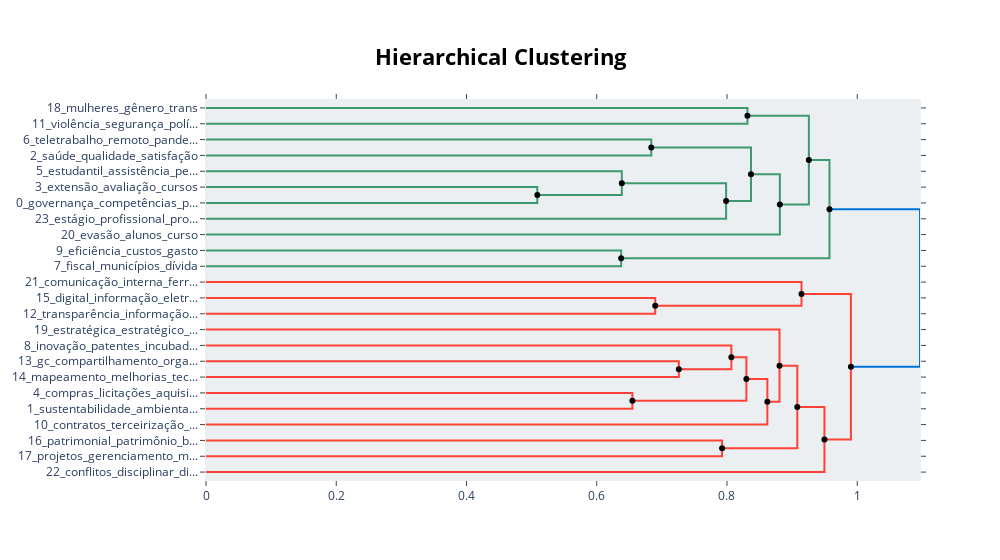

The notebook cell this image was saved under:
### Code cell
hierarchical_visualization

### Figure 1 — Plotly figure (JSON) as saved in the notebook; plotly's stock layout.template omitted (floating-point values rounded to 4 significant figures)
{"data": [{"hoverinfo": "text", "marker": {"color": "rgb(61,153,112)"}, "mode": "lines", "text": ["mulheres_gênero_trans_representação_heteroidentificação", "", "", "violência_segurança_polícia_homicídios_policiais"], "type": "scatter", "x": [0.0, 0.8314, 0.8314, 0.0], "xaxis": "x", "y": [-5.0, -5.0, -15.0, -15.0], "yaxis": "y"}, {"hoverinfo": "text", "marker": {"color": "rgb(61,153,112)"}, "mode": "lines", "text": ["teletrabalho_remoto_pandemia_produtividade_modalidade", "", "", "saúde_qualidade_satisfação_vida_comprometimento"], "type": "scatter", "x": [0.0, 0.6837, 0.6837, 0.0], "xaxis": "x", "y": [-25.0, -25.0, -35.0, -35.0], "yaxis": "y"}, {"hoverinfo": "text", "marker": {"color": "rgb(61,153,112)"}, "mode": "lines", "text": ["extensão_avaliação_cursos_escolar_programa", "", "", "governança_competências_pessoas_capacitação_profissional"], "type": "scatter", "x": [0.0, 0.5087, 0.5087, 0.0], "xaxis": "x", "y": [-55.0, -55.0, -65.0, -65.0], "yaxis": "y"}, {"hoverinfo": "text", "marker": {"color": "rgb(61,153,112)"}, "mode": "lines", "text": ["estudantil_assistência_permanência_programa_pnaes", "", "", "governança_competências_avaliação_pessoas_extensão"], "type": "scatter", "x": [0.0, 0.6385, 0.6385, 0.5087], "xaxis": "x", "y": [-45.0, -45.0, -60.0, -60.0], "yaxis": "y"}, {"hoverinfo": "text", "marker": {"color": "rgb(61,153,112)"}, "mode": "lines", "text": ["competências_governança_avaliação_programa_pessoas", "", "", "estágio_profissional_programas_integração_profiap"], "type": "scatter", "x": [0.6385, 0.7986, 0.7986, 0.0], "xaxis": "x", "y": [-52.5, -52.5, -75.0, -75.0], "yaxis": "y"}, {"hoverinfo": "text", "marker": {"color": "rgb(61,153,112)"}, "mode": "lines", "text": ["teletrabalho_vida_qualidade_saúde_remoto", "", "", "competências_governança_avaliação_programa_pessoas"], "type": "scatter", "x": [0.6837, 0.8368, 0.8368, 0.7986], "xaxis": "x", "y": [-30.0, -30.0, -63.75, -63.75], "yaxis": "y"}, {"hoverinfo": "text", "marker": {"color": "rgb(61,153,112)"}, "mode": "lines", "text": ["teletrabalho_qualidade_competências_avaliação_governança", "", "", "evasão_alunos_curso_evadidos_cursos"], "type": "scatter", "x": [0.8368, 0.8811, 0.8811, 0.0], "xaxis": "x", "y": [-46.88, -46.88, -85.0, -85.0], "yaxis": "y"}, {"hoverinfo": "text", "marker": {"color": "rgb(61,153,112)"}, "mode": "lines", "text": ["mulheres_violência_segurança_gênero_polícia", "", "", "qualidade_teletrabalho_competências_avaliação_governança"], "type": "scatter", "x": [0.8314, 0.9257, 0.9257, 0.8811], "xaxis": "x", "y": [-10.0, -10.0, -65.94, -65.94], "yaxis": "y"}, {"hoverinfo": "text", "marker": {"color": "rgb(61,153,112)"}, "mode": "lines", "text": ["eficiência_custos_gasto_municípios_gastos", "", "", "fiscal_municípios_dívida_pessoal_gastos"], "type": "scatter", "x": [0.0, 0.6375, 0.6375, 0.0], "xaxis": "x", "y": [-95.0, -95.0, -105.0, -105.0], "yaxis": "y"}, {"hoverinfo": "text", "marker": {"color": "rgb(61,153,112)"}, "mode": "lines", "text": ["competências_avaliação_qualidade_teletrabalho_pessoas", "", "", "municípios_eficiência_gastos_custos_fiscal"], "type": "scatter", "x": [0.9257, 0.9574, 0.9574, 0.6375], "xaxis": "x", "y": [-37.97, -37.97, -100.0, -100.0], "yaxis": "y"}, {"hoverinfo": "text", "marker": {"color": "rgb(255,65,54)"}, "mode": "lines", "text": ["digital_informação_eletrônica_eletrônico_governança", "", "", "transparência_informação_lai_acesso_ativa"], "type": "scatter", "x": [0.0, 0.6898, 0.6898, 0.0], "xaxis": "x", "y": [-125.0, -125.0, -135.0, -135.0], "yaxis": "y"}, {"hoverinfo": "text", "marker": {"color": "rgb(255,65,54)"}, "mode": "lines", "text": ["comunicação_interna_ferramentas_organizações_alems", "", "", "transparência_informação_acesso_lai_digital"], "type": "scatter", "x": [0.0, 0.9144, 0.9144, 0.6898], "xaxis": "x", "y": [-115.0, -115.0, -130.0, -130.0], "yaxis": "y"}, {"hoverinfo": "text", "marker": {"color": "rgb(255,65,54)"}, "mode": "lines", "text": ["gc_compartilhamento_organizações_ferramentas_conversão", "", "", "mapeamento_melhorias_tecnologia_process_bpm"], "type": "scatter", "x": [0.0, 0.7261, 0.7261, 0.0], "xaxis": "x", "y": [-165.0, -165.0, -175.0, -175.0], "yaxis": "y"}, {"hoverinfo": "text", "marker": {"color": "rgb(255,65,54)"}, "mode": "lines", "text": ["inovação_patentes_incubadoras_tecnologia_empresas", "", "", "gc_mapeamento_compartilhamento_organizações_informação"], "type": "scatter", "x": [0.0, 0.8067, 0.8067, 0.7261], "xaxis": "x", "y": [-155.0, -155.0, -170.0, -170.0], "yaxis": "y"}, {"hoverinfo": "text", "marker": {"color": "rgb(255,65,54)"}, "mode": "lines", "text": ["compras_licitações_aquisições_contratações_pregão", "", "", "sustentabilidade_ambiental_sustentáveis_sustentável_resíduos"], "type": "scatter", "x": [0.0, 0.6547, 0.6547, 0.0], "xaxis": "x", "y": [-185.0, -185.0, -195.0, -195.0], "yaxis": "y"}, {"hoverinfo": "text", "marker": {"color": "rgb(255,65,54)"}, "mode": "lines", "text": ["inovação_tecnologia_gc_compartilhamento_mapeamento", "", "", "compras_sustentabilidade_ambiental_sustentáveis_sustentável"], "type": "scatter", "x": [0.8067, 0.8298, 0.8298, 0.6547], "xaxis": "x", "y": [-162.5, -162.5, -190.0, -190.0], "yaxis": "y"}, {"hoverinfo": "text", "marker": {"color": "rgb(255,65,54)"}, "mode": "lines", "text": ["compras_sustentabilidade_ambiental_sustentáveis_sustentável", "", "", "contratos_terceirização_fiscalização_terceirizados_mão"], "type": "scatter", "x": [0.8298, 0.862, 0.862, 0.0], "xaxis": "x", "y": [-176.2, -176.2, -205.0, -205.0], "yaxis": "y"}, {"hoverinfo": "text", "marker": {"color": "rgb(255,65,54)"}, "mode": "lines", "text": ["estratégica_estratégico_planejamento_scorecard_balanced", "", "", "compras_sustentabilidade_ambiental_sustentáveis_sustentável"], "type": "scatter", "x": [0.0, 0.8806, 0.8806, 0.862], "xaxis": "x", "y": [-145.0, -145.0, -190.6, -190.6], "yaxis": "y"}, {"hoverinfo": "text", "marker": {"color": "rgb(255,65,54)"}, "mode": "lines", "text": ["patrimonial_patrimônio_bens_depreciação_lei", "", "", "projetos_gerenciamento_maturidade_ágeis_municipal"], "type": "scatter", "x": [0.0, 0.7925, 0.7925, 0.0], "xaxis": "x", "y": [-215.0, -215.0, -225.0, -225.0], "yaxis": "y"}, {"hoverinfo": "text", "marker": {"color": "rgb(255,65,54)"}, "mode": "lines", "text": ["compras_sustentabilidade_ambiental_sustentáveis_sustentável", "", "", "projetos_maturidade_gerenciamento_patrimonial_bens"], "type": "scatter", "x": [0.8806, 0.908, 0.908, 0.7925], "xaxis": "x", "y": [-167.8, -167.8, -220.0, -220.0], "yaxis": "y"}, {"hoverinfo": "text", "marker": {"color": "rgb(255,65,54)"}, "mode": "lines", "text": ["compras_sustentabilidade_ambiental_sustentáveis_sustentável", "", "", "conflitos_disciplinar_disciplinares_interpessoais_mediação"], "type": "scatter", "x": [0.908, 0.9496, 0.9496, 0.0], "xaxis": "x", "y": [-193.9, -193.9, -235.0, -235.0], "yaxis": "y"}, {"hoverinfo": "text", "marker": {"color": "rgb(255,65,54)"}, "mode": "lines", "text": ["transparência_comunicação_informação_acesso_eletrônico", "", "", "compras_sustentabilidade_ambiental_sustentáveis_sustentável"], "type": "scatter", "x": [0.9144, 0.9903, 0.9903, 0.9496], "xaxis": "x", "y": [-122.5, -122.5, -214.5, -214.5], "yaxis": "y"}, {"hoverinfo": "text", "marker": {"color": "rgb(0,116,217)"}, "mode": "lines", "text": ["qualidade_avaliação_desempenho_competências_teletrabalho", "", "", "compras_sustentabilidade_ambiental_sustentáveis_sustentável"], "type": "scatter", "x": [0.9574, 1.096, 1.096, 0.9903], "xaxis": "x", "y": [-68.98, -68.98, -168.5, -168.5], "yaxis": "y"}, {"hoverinfo": "text", "hovertext": ["competências_governança_avaliação_programa_pessoas", "teletrabalho_vida_qualidade_saúde_remoto", "teletrabalho_qualidade_competências_avaliação_governança", "mulheres_violência_segurança_gênero_polícia", "competências_avaliação_qualidade_teletrabalho_pessoas", "inovação_tecnologia_gc_compartilhamento_mapeamento", "compras_sustentabilidade_ambiental_sustentáveis_sustentável", "compras_sustentabilidade_ambiental_sustentáveis_sustentável", "compras_sustentabilidade_ambiental_sustentáveis_sustentável", "transparência_comunicação_informação_acesso_eletrônico", "qualidade_avaliação_desempenho_competências_teletrabalho"], "marker": {"color": "black"}, "mode": "markers", "showlegend": false, "type": "scatter", "x": [0.6385, 0.6837, 0.8368, 0.8314, 0.9257, 0.8067, 0.8298, 0.8806, 0.908, 0.9144, 0.9574], "y": [-52.5, -30, -46.88, -10, -37.97, -162.5, -176.2, -167.8, -193.9, -122.5, -68.98]}, {"hoverinfo": "text", "hovertext": ["governança_competências_avaliação_pessoas_extensão", "competências_governança_avaliação_programa_pessoas", "qualidade_teletrabalho_competências_avaliação_governança", "municípios_eficiência_gastos_custos_fiscal", "transparência_informação_acesso_lai_digital", "gc_mapeamento_compartilhamento_organizações_informação", "compras_sustentabilidade_ambiental_sustentáveis_sustentável", "compras_sustentabilidade_ambiental_sustentáveis_sustentável", "projetos_maturidade_gerenciamento_patrimonial_bens", "compras_sustentabilidade_ambiental_sustentáveis_sustentável", "compras_sustentabilidade_ambiental_sustentáveis_sustentável"], "marker": {"color": "black"}, "mode": "markers", "showlegend": false, "type": "scatter", "x": [0.5087, 0.7986, 0.8811, 0.6375, 0.6898, 0.7261, 0.6547, 0.862, 0.7925, 0.9496, 0.9903], "y": [-60, -63.75, -65.94, -100, -130, -170, -190, -190.6, -220, -214.5, -168.5]}], "layout": {"autosize": false, "height": 560, "hoverlabel": {"bgcolor": "white", "font": {"family": "Rockwell", "size": 16}}, "hovermode": "closest", "plot_bgcolor": "#ECEFF1", "showlegend": false, "title": {"font": {"color": "Black", "size": 22}, "text": "<b>Hierarchical Clustering</b>", "x": 0.5, "xanchor": "center", "yanchor": "top"}, "width": 1000, "xaxis": {"mirror": "allticks", "rangemode": "tozero", "showgrid": false, "showline": true, "showticklabels": true, "ticks": "outside", "type": "linear", "zeroline": false}, "yaxis": {"mirror": "allticks", "range": [-240, 0], "rangemode": "tozero", "showgrid": false, "showline": true, "showticklabels": true, "tickmode": "array", "ticks": "outside", "ticktext": ["18_mulheres_gênero_trans", "11_violência_segurança_polí...", "6_teletrabalho_remoto_pande...", "2_saúde_qualidade_satisfação", "5_estudantil_assistência_pe...", "3_extensão_avaliação_cursos", "0_governança_competências_p...", "23_estágio_profissional_pro...", "20_evasão_alunos_curso", "9_eficiência_custos_gasto", "7_fiscal_municípios_dívida", "21_comunicação_interna_ferr...", "15_digital_informação_eletr...", "12_transparência_informação...", "19_estratégica_estratégico_...", "8_inovação_patentes_incubad...", "13_gc_compartilhamento_orga...", "14_mapeamento_melhorias_tec...", "4_compras_licitações_aquisi...", "1_sustentabilidade_ambienta...", "10_contratos_terceirização_...", "16_patrimonial_patrimônio_b...", "17_projetos_gerenciamento_m...", "22_conflitos_disciplinar_di..."], "tickvals": [-5, -15, -25, -35, -45, -55, -65, -75, -85, -95, -105, -115, -125, -135, -145, -155, -165, -175, -185, -195, -205, -215, -225, -235], "type": "linear", "zeroline": false}}}
